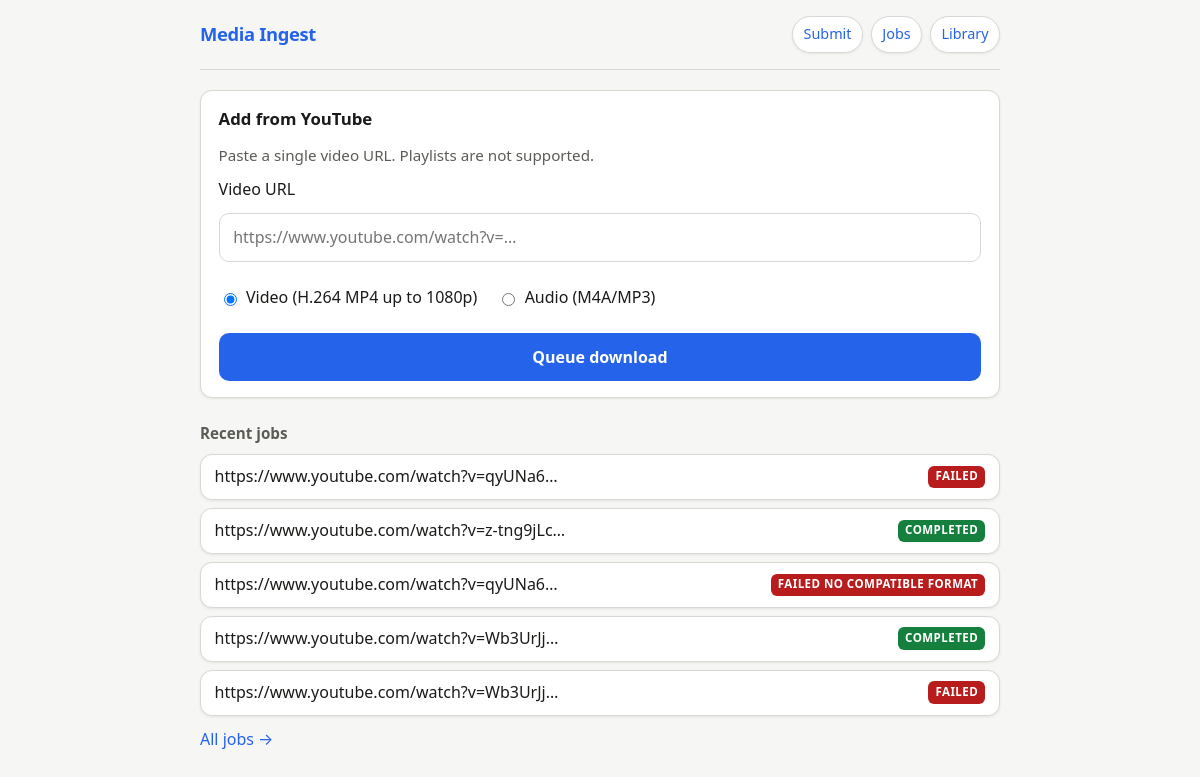
The page / on the database its author committed.
### tables this page shows
CREATE TABLE jobs (
    job_id        TEXT PRIMARY KEY,
    source_url    TEXT NOT NULL,
    media_type    TEXT NOT NULL,
    status        TEXT NOT NULL,
    media_item_id TEXT,
    submitted_at  TEXT NOT NULL,
    started_at    TEXT,
    finished_at   TEXT,
    error_message TEXT,
    log           TEXT
);

### app/main.py (the view)
@app.get("/", response_class=HTMLResponse)
async def index(request: Request, error: Optional[str] = None) -> Any:
    recent = await run_in_threadpool(db.list_jobs_recent, 5)
    poll = await run_in_threadpool(db.any_active_jobs)
    return templates.TemplateResponse(
        "index.html",
        {
            "request": request,
            "recent_jobs": recent,
            "error_message": _error_message(error),
            "poll_jobs": poll,
        },
    )

### app/templates/index.html (shortened to what this page needs)
{% extends "base.html" %}
{% block body %}
  <div class="card stack">
    <h2 style="margin:0;font-size:1.05rem;">Add from YouTube</h2>
    <p style="margin:0;color:var(--muted);font-size:.95rem;">Paste a single video URL. Playlists are not supported.</p>
    <form method="post" action="/submit" class="stack">
      <label for="url">Video URL</label>
      <input type="url" name="url" id="url" placeholder="https://www.youtube.com/watch?v=…" required autocomplete="off" inputmode="url">
      <fieldset class="options" aria-label="Media type">
        <label><input type="radio" name="media_type" value="video" checked> Video (H.264 MP4 up to 1080p)</label>
        <label><input type="radio" name="media_type" value="audio"> Audio (M4A/MP3)</label>
      </fieldset>
      <button type="submit" class="btn">Queue download</button>
    </form>
  </div>
  <section style="margin-top:1.5rem;">
    <h3 style="font-size:.95rem;margin:0 0 .6rem;color:var(--muted);">Recent jobs</h3>
    {% if not recent_jobs %}
    <p style="color:var(--muted);">No jobs yet.</p>
    {% else %}
    <ul style="list-style:none;padding:0;margin:0;display:flex;flex-direction:column;gap:.5rem;">
      {% for j in recent_jobs %}
      <li class="card" style="padding:.65rem .85rem;display:flex;align-items:center;justify-content:space-between;gap:.5rem;flex-wrap:wrap;">
        <span class="truncate" style="flex:1;min-width:8rem;">{{ j.source_url }}</span>
        <span class="badge {{ j.status }}">{{ j.status | replace('_',' ') }}</span>
      </li>
      {% endfor %}
    </ul>
    <p style="margin-top:.75rem;"><a href="/jobs">All jobs →</a></p>
    {% endif %}
  </section>
{% endblock %}

### app/templates/base.html (style rules this page uses)
:root { color-scheme: light dark; --bg: #f6f6f4; --surface: #ffffff; --text: #1a1a18; --muted: #5c5c56; --border: #d9d9d4; --accent: #2563eb; --accent-hover: #1d4ed8; --danger: #b91c1c; --badge-sub: #64748b; --badge-run: #ca8a04; --badge-ok: #15803d; --badge-fail: #b91c1c; --radius: 12px; --shadow: 0 1px 3px rgba(0,0,0,.08); font-family: system-ui, -apple-system, Segoe UI, Roboto, sans-serif; line-height: 1.45; }
* { box-sizing: border-box; }
body { margin: 0; min-height: 100vh; background: var(--bg); color: var(--text); }
a { color: var(--accent); text-decoration: none; }
.card { background: var(--surface); border: 1px solid var(--border); border-radius: var(--radius); padding: 1rem 1.1rem; box-shadow: var(--shadow); }
.btn { display: inline-flex; align-items: center; justify-content: center; gap: .35rem; padding: .65rem 1rem; border-radius: 10px; border: none; font: inherit; font-weight: 600; cursor: pointer; min-height: 48px; background: var(--accent); color: var(--surface); }
.badge { display: inline-block; font-size: .72rem; font-weight: 700; text-transform: uppercase; letter-spacing: .04em; padding: .18rem .45rem; border-radius: 6px; background: var(--badge-sub); color: var(--surface); white-space: nowrap; }
.badge.completed { background: var(--badge-ok); }
.badge.failed, .badge.failed_no_compatible_format, .badge.failed_duration_exceeded, .badge.failed_duplicate { background: var(--badge-fail); color: #fff; }
.truncate { max-width: 14rem; overflow: hidden; text-overflow: ellipsis; white-space: nowrap; }
@media (min-width: 640px) { .truncate { max-width: 22rem; } }
.stack { display: flex; flex-direction: column; gap: .75rem; }
input[type="url"], input[type="search"], input[type="text"] { width: 100%; padding: .75rem .85rem; border-radius: 10px; border: 1px solid var(--border); font: inherit; background: var(--surface); color: var(--text); min-height: 48px; }
fieldset.options { border: none; padding: 0; margin: .75rem 0; display: flex; gap: 1.25rem; flex-wrap: wrap; }
fieldset.options label { display: flex; align-items: center; gap: .4rem; cursor: pointer; }

### rows shown on the page
jobs: source_url "https://www.youtube.com/watch?v=qyUNa6…", status "FAILED"
jobs: source_url "https://www.youtube.com/watch?v=z-tng9jLc…", status "COMPLETED"
jobs: source_url "https://www.youtube.com/watch?v=qyUNa6…", status "FAILED NO COMPATIBLE FORMAT"
jobs: source_url "https://www.youtube.com/watch?v=Wb3UrJj…", status "COMPLETED"
jobs: source_url "https://www.youtube.com/watch?v=Wb3UrJj…", status "FAILED"
